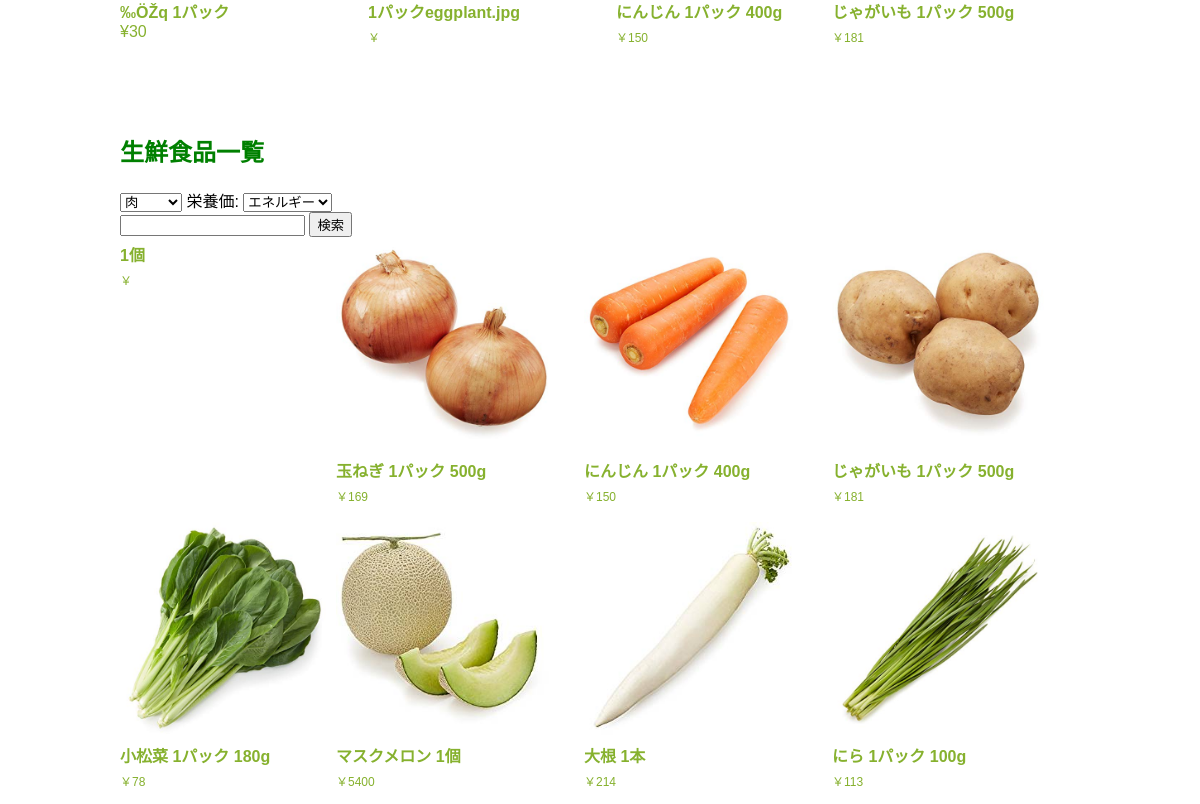
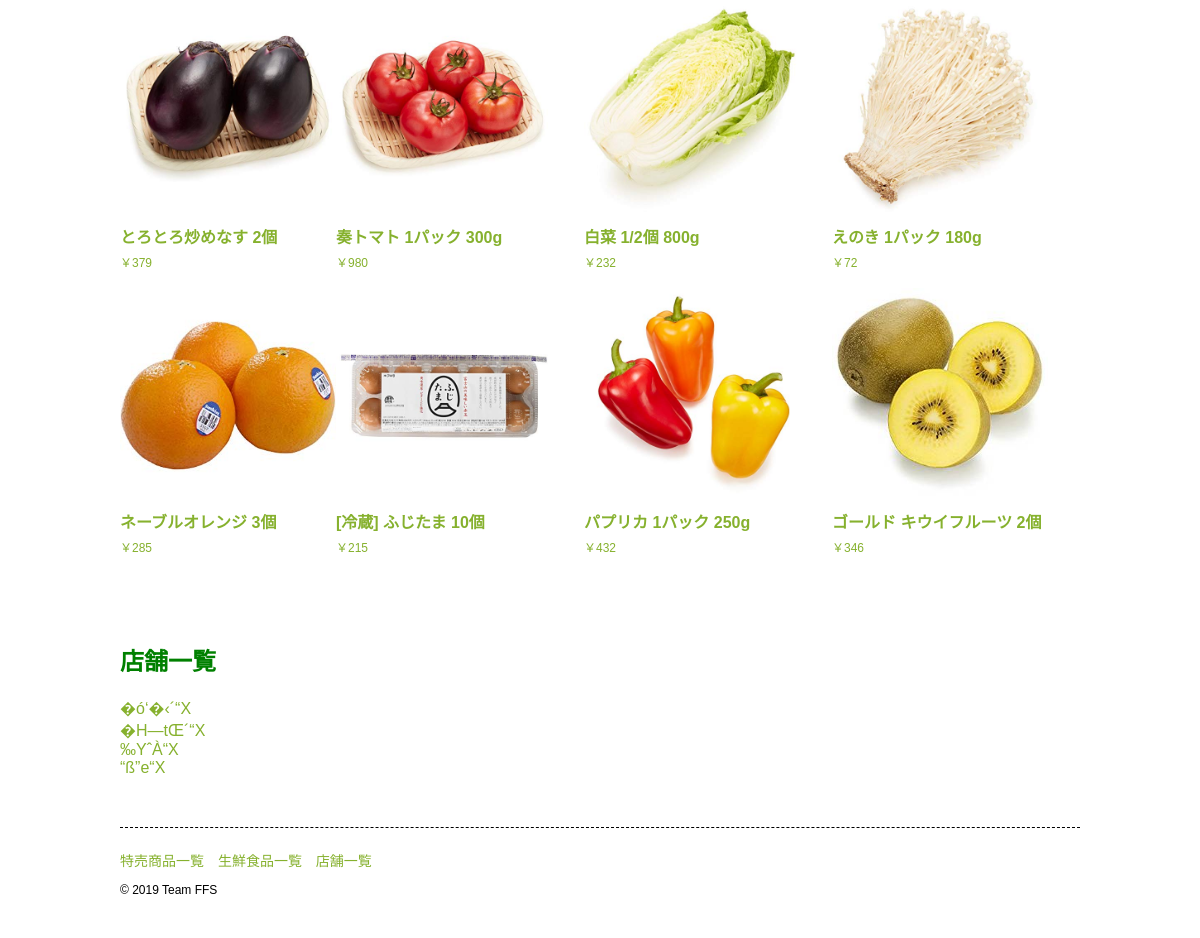
/danger/view_top_page.php (lower part), run on an earlier commit of the app's database (2 pictures, top to bottom).
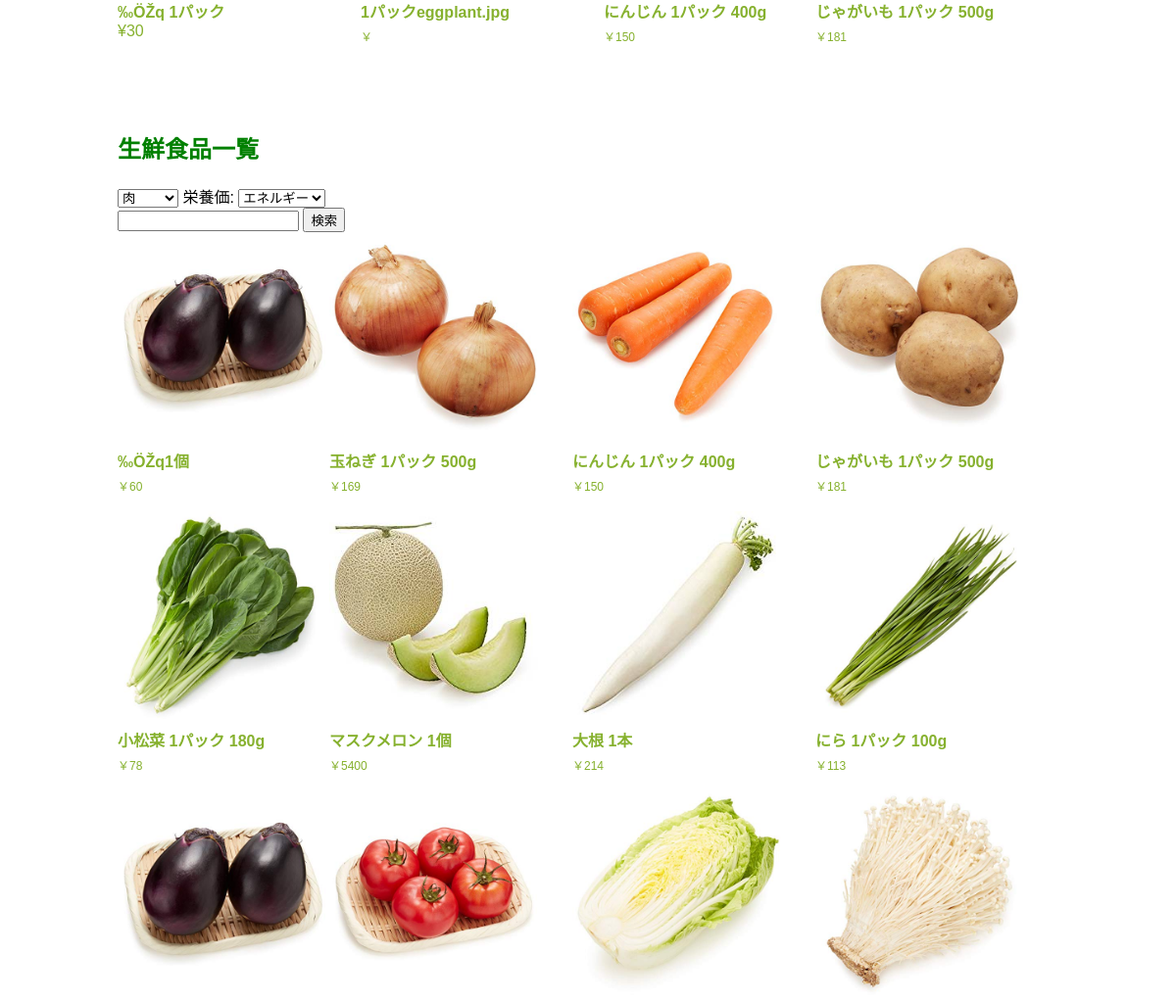
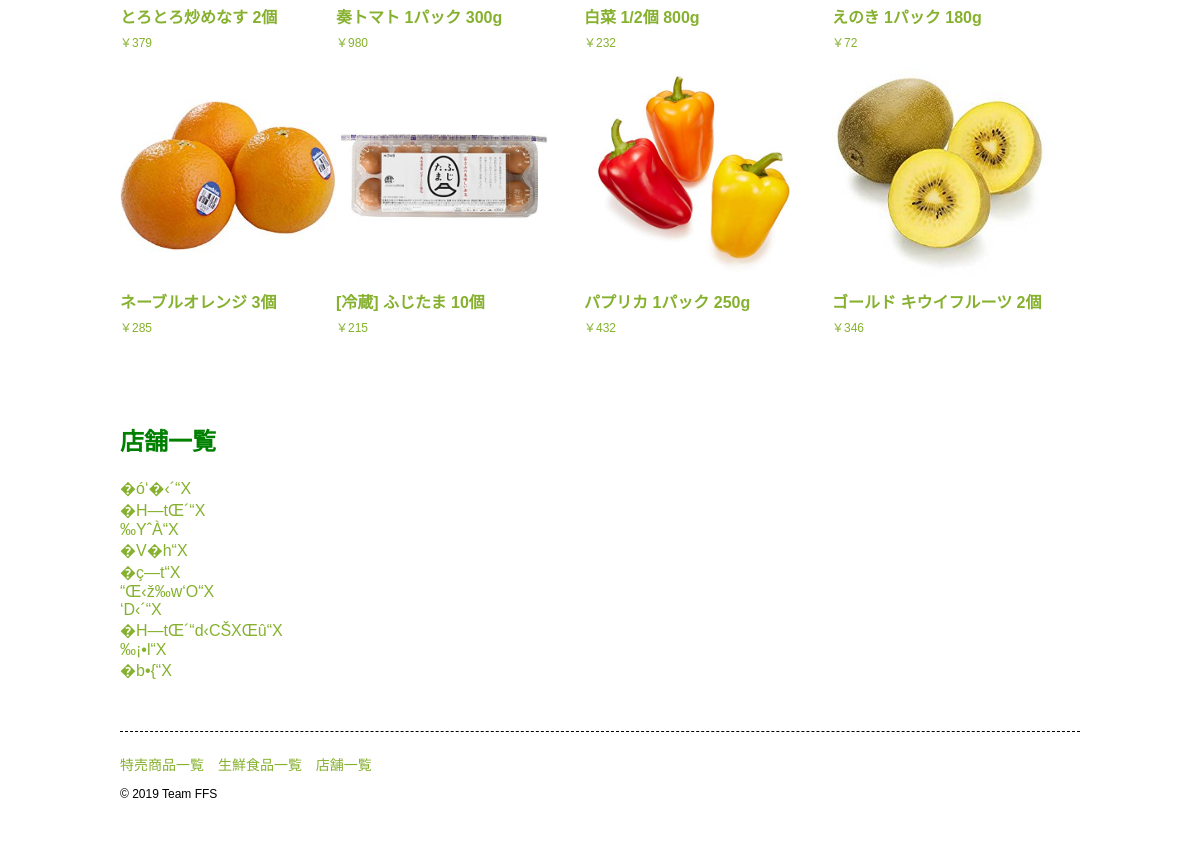
And on a later commit of the database (2 pictures, top to bottom).
### tables this page shows
CREATE TABLE IF NOT EXISTS sale (
  `sale_id` INT AUTO_INCREMENT NOT NULL,
  `sale_price` INT NOT NULL,
  `date` DATE NOT NULL,
  `shop_id` INT NOT NULL,
  `food_id` INT NOT NULL,
  PRIMARY KEY (`sale_id`),
  FOREIGN KEY(`food_id`) REFERENCES food (`food_id`),
  FOREIGN KEY(`shop_id`) REFERENCES shop (`shop_id`)
);

CREATE TABLE IF NOT EXISTS food (
  `food_id` INT AUTO_INCREMENT NOT NULL,
  `food_name` VARCHAR(100) NOT NULL,
  `food_price` INT NOT NULL,
  `picture` VARCHAR(300) NOT NULL,
  `txt` TEXT NOT NULL,
  `calorie` FLOAT NOT NULL,
  `protein` FLOAT,
  `lipid` FLOAT,
  `carb` FLOAT,
  `natrium` FLOAT,
  `kalium` FLOAT,
  `show_flag` INT NOT NULL,
  `genre_id` INT NOT NULL,
  PRIMARY KEY (`food_id`),
  FOREIGN KEY(`genre_id`) REFERENCES genre (`genre_id`)
);

CREATE TABLE IF NOT EXISTS shop (
  `shop_id` INT AUTO_INCREMENT NOT NULL,
  `shop_name` VARCHAR(100) NOT NULL,
  `address` VARCHAR(100) NOT NULL,
  `tel` VARCHAR(20) NOT NULL,
  PRIMARY KEY (`shop_id`)
);

### lib/function.php (the view, shortened to what the changed rows need)
<?php
function h($str)
    {
        return htmlspecialchars($str, ENT_QUOTES, "UTF-8");
    }
function ph($str)
{
    print h($str);
}

### danger/view_top_page.php (shortened to what the changed rows need)
<!DOCTYPE html>
<html lang="ja">
<head>
<link rel="stylesheet" href="css/style-pc.css">
</head>
<body>
<?php
     require_once("../lib/function.php");
      $dbh=connectDb();
      try{
        $sql = "SELECT * FROM ffs_db.shop , ";
        $sql .= "ffs_db.sale t1
                INNER JOIN ffs_db.food t2
                ON t1.food_id = t2.food_id
                ";
        $sth = $dbh->prepare($sql);
        $sth->execute();
      }
      catch (PDOException $e) {
        exit("SQL発行エラー：{$e->getMessage()}");
    }
?>
<div class="wrapper">
<div class="main_area">
<section class="section_top_page">
<a href="../special_price_food_page.php?sale_id=1">
<h2><?php foreach ($sth as $value) {
    ?><img src="images/<?php ph(($value['picture']));?>" alt="sale1">
        <?php if($value["sale_id"]==1){ph($value["food_name"]); break;?><br>
        <?php
        }
      }?> 1パック</h2>
¥<?php foreach ($sth as $value) {
        if($value["sale_id"]==1){ph($value["sale_price"]); break;?><br>
        <?php
        }
      }?>
</a>
</section>
<section class="section_top_page">
<a href="＃">
<h2><?php foreach ($sth as $value) {
  ?><img src="images/<?php ph(($value['picture']));?>" alt="sale2">
        <?php
        break;
      }?> 1パック<?php ph(($value['picture']));?></h2>
</a>
</section>
<section class="section_top_page">
<a href="＃">
<h2>にんじん 1パック 400g</h2>
</a>
</section>
<section class="section_top_page">
<a href="＃">
<h2>じゃがいも 1パック 500g</h2>
</a>
</section>
</div>
<div class="main_area">
  <font = color="green"><h2>生鮮食品一覧</h2></font>
          <br>
  <input type="submit" value="検索"><br>
<section class="section_top_page">
<a href="../food_page.php?food_id=3">
<h2> <?php foreach ($sth as $value) {
  ?><img src="images/<?php ph(($value['picture']));?>" alt="">
        <?php if($value["food_id"]==1){ph($value["food_name"]); break;?><br>
        <?php
        }
      }?>1個</h2>
<p>￥<?php foreach ($sth as $value) {
        ph($value["food_price"]); break;?><br>
        <?php
        }
      ?></p>
</a>
</section>
<section class="section_top_page">
<a href="＃">
<h2>玉ねぎ 1パック 500g</h2>
</a>
</section>
<section class="section_top_page">
<a href="＃">
<h2>にんじん 1パック 400g</h2>
</a>
</section>
<section class="section_top_page">
<a href="＃">
<h2>じゃがいも 1パック 500g</h2>
</a>
</section>
<section class="section_top_page">
<a href="＃">
<h2>小松菜 1パック 180g</h2>
</a>
</section>
<section class="section_top_page">
<a href="＃">
<h2>マスクメロン 1個</h2>
</a>
</section>
<section class="section_top_page">
<a href="＃">
<h2>大根 1本</h2>
</a>
</section>
<section class="section_top_page">
<a href="＃">
<h2>にら 1パック 100g</h2>
</a>
</section>
<section class="section_top_page">
<a href="＃">
<h2>とろとろ炒めなす 2個</h2>
</a>
</section>
<section class="section_top_page">
<a href="＃">
<h2>奏トマト 1パック 300g</h2>
</a>
</section>
<section class="section_top_page">
<a href="＃">
<h2>白菜 1/2個 800g</h2>
</a>
</section>
<section class="section_top_page">
<a href="＃">
<h2>えのき 1パック 180g</h2>
</a>
</section>
<section class="section_top_page">
<a href="＃">
<h2>ネーブルオレンジ 3個</h2>
</a>
</section>
<section class="section_top_page">
<a href="＃">
<h2>[冷蔵] ふじたま 10個</h2>
</a>
</section>
<section class="section_top_page">
<a href="＃">
<h2>パプリカ 1パック 250g</h2>
</a>
</section>
<section class="section_top_page">
<a href="＃">
<h2>ゴールド キウイフルーツ 2個</h2>
</a>
</section>
</div>
<?php
      $dbh=connectDb();
      try{
        $sql = "SELECT * FROM ffs_db.shop , ";
        $sql .= "ffs_db.sale t1
                INNER JOIN ffs_db.food t2
                ON t1.food_id = t2.food_id
                ";
        $sth = $dbh->prepare($sql);
        $sth->execute();
      }
      catch (PDOException $e) {
        exit("SQL発行エラー：{$e->getMessage()}");
    }
?>
<div class="main_area">
<font = color="green"><h2>店舗一覧</h2></font>
<?php while ($row = $sth->fetch(PDO::FETCH_ASSOC)) {?>
    <tr>
    <div class="box_shop">
        <a href="../lib/view/view_shop_page.php?shop_id=<?php
        ph($row['shop_id']);?>&shop_name=<?php ph($row['shop_name']);?>
        &address=<?php ph($row['address']);?>
        &tel=<?php ph($row['tel']);?>"
        method="post"><td><?php ph($row["shop_name"]);?></td><br>
      </div>
    </tr>
    <?php } ?>
</div>
</div>
</body>
</html>

What changed in the data, as far as the page shows it:
now on one of the page's lists (row unchanged): sale: food.food_name "‰ÖŽq", food.food_price "60", shop.shop_name "�ç—t“X", shop.shop_name "“Œ‹ž‰w‘O“X", shop.shop_name "‘D‹´“X", shop.shop_name "�H—tŒ´“d‹CŠXŒû“X", shop.shop_name "‰¡•l“X", shop.shop_name "�b•{“X"
changed through a linked row, sale "‰ÖŽq": shop.shop_name "“ß”e“X" → "�V�h“X"
